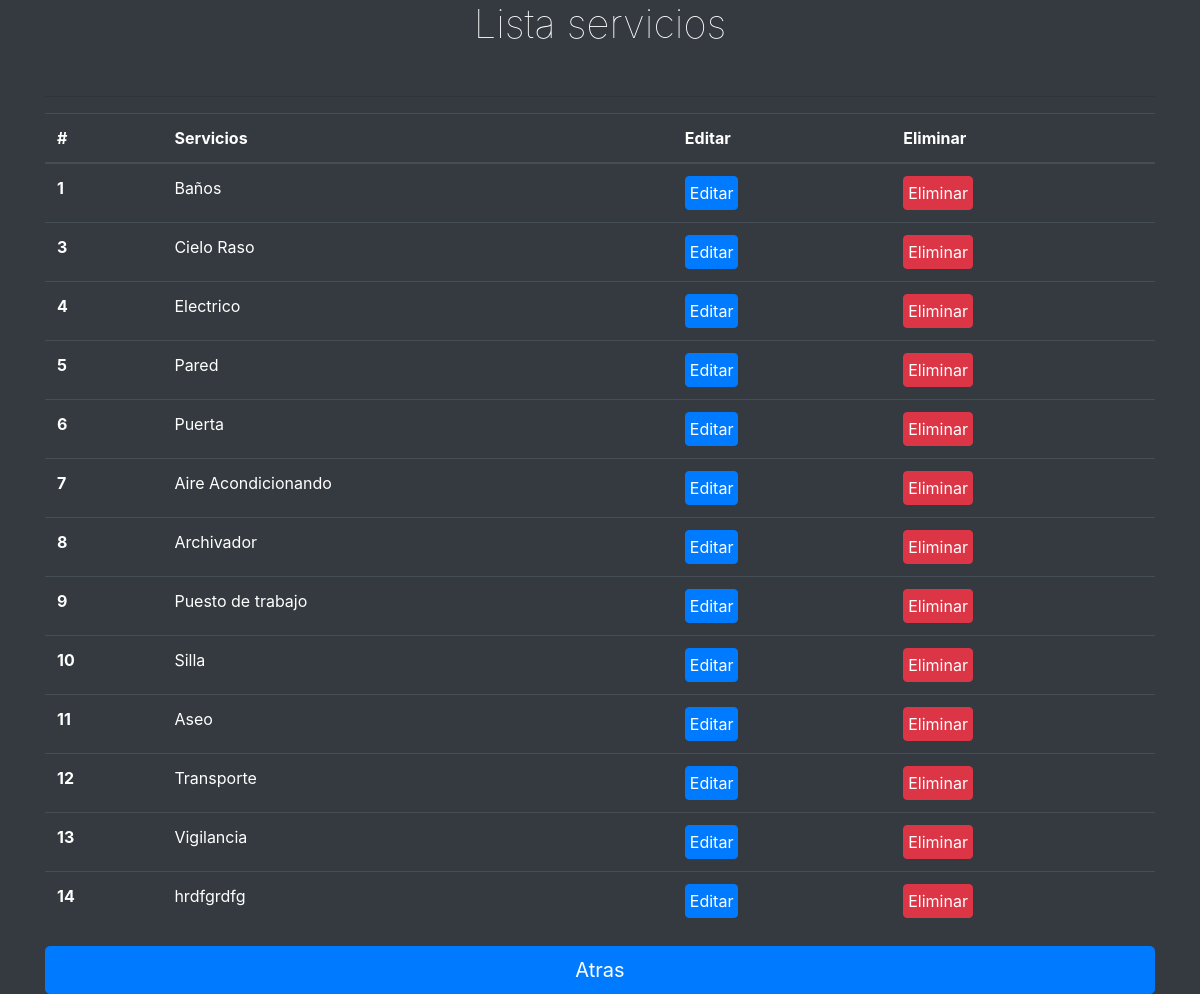
Page /vistas/admin_listar_servicio.php on the committed database.
### tables this page shows
CREATE TABLE `servicio` (
  `id` int(11) NOT NULL,
  `ID_categorias` int(11) NOT NULL,
  `servicio` varchar(100) NOT NULL
);

### conexiones/funciones.php (called while the page is built, shortened)
<?php
require_once "conexion.php";
function listar_servicios()
{
    global $pdo;
    $query ="SELECT * FROM servicio";
    $resultado = mysqli_query($pdo,$query);
    return mysqli_fetch_all($resultado);
}

### vistas/admin_listar_servicio.php (the view, shortened to what this page needs)
<?php
require_once "../conexiones/funciones.php";
?>
<!DOCTYPE html>
<html lang="en">
<head>
    <link rel="stylesheet" href="https://cdn.jsdelivr.net/npm/bootstrap@4.5.3/dist/css/bootstrap.min.css">
</head>
<body class="bg-dark text-white">
    <div class="container">
        <h1 class="text-center font-weight-lighter">Lista servicios</h1><br>
        <hr>
        <div>
            <table class="table table-dark">
                <thead>
                    <tr>
                        <th scope="col">#</th>
                        <th scope="col">Servicios</th>
                        <th scope="col">Editar</th>
                        <th scope="col">Eliminar</th>
                    </tr>
                </thead>
                <tbody>
                    <?php
                    $lista = listar_servicios();
                    foreach ($lista as $x) {
                        echo '<tr><th scope="row">' . $x[0] . '</th>';
                        echo '<td>' . $x[2] . '</td>';
                        echo '<td> <button class="btn btn-primary p-1">Editar</button></td>';
                        echo '<td><form action="../conexiones/eliminarServicio.php" method="POST"><button type="submit" class="btn btn-danger p-1" name="servicio" value="' . $x[0] . '">Eliminar</button></form></td></tr>';
                    }
                    ?>
                </tbody>
            </table>
        </div>
        <a href="view_admin.php"><button  class="btn btn-primary btn-lg btn-block">Atras</button></a>
    </div>
</body>
</html>

### rows in the picture
servicio: id "1", servicio "Baños"
servicio: id "3", servicio "Cielo Raso"
servicio: id "4", servicio "Electrico"
servicio: id "5", servicio "Pared"
servicio: id "6", servicio "Puerta"
servicio: id "7", servicio "Aire Acondicionando"
servicio: id "8", servicio "Archivador"
servicio: id "9", servicio "Puesto de trabajo"
servicio: id "10", servicio "Silla"
servicio: id "11", servicio "Aseo"
servicio: id "12", servicio "Transporte"
servicio: id "13", servicio "Vigilancia"
servicio: id "14", servicio "hrdfgrdfg"
